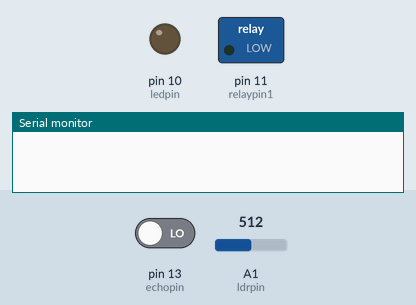
Recording of a sketch running on a simulated Arduino Uno, built with avr-gcc and run on an emulated ATmega328P. Parts: switched loads named in the sketch (green lamp = pin HIGH), output pins drawn as LEDs (lit = HIGH), the last lines printed to the serial monitor. The inputs (shaded band) are chosen by the test bench; at power-on: pin 13 (echopin) LOW, A1 (ldrpin) = 512. Pins used as bus, display or sensor lines are not drawn.

Above: at 0.1 s.
At 1.1 s:
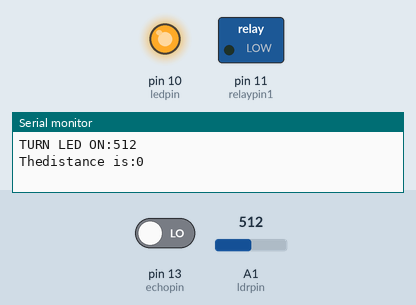
Timing chart, 0 to 2.6 s (numbered marks = the images above):
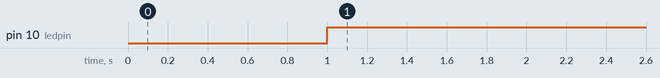

The sketch:

take_4.ino
```cpp
//kariithi_wanjiku
//**The non-contact switch take 3 using the relay module**//
//constants
const int trigpin=12;//define the input pin of trig 10
const int echopin=13;//define input of echo 11
const int ledpin=10;//define the led input pin 12
const int ldrpin=A1;//define ldr input pin A0
const int relaypin1=11;//define realay input pin 9
const int maximum_distance=3;//set the threshold distance of the ultrasonic sensor to turn led on or off

//variables
long duration;
int distance;

void setup()
{
  Serial.begin(9600);//initialise the serial port
  pinMode(relaypin1,OUTPUT);//set pin to output mode
  pinMode(trigpin,OUTPUT);//set pin to output mode
  pinMode(echopin,INPUT);//set pin to input mode
  pinMode(ledpin,OUTPUT);//set pin to output mode
  pinMode(ldrpin,INPUT);//set pin to input mode
}

void loop() {
  digitalWrite(trigpin,LOW);
  delayMicroseconds(2); //generate 2 microseconds pulse to trigpin
  digitalWrite(trigpin,HIGH);
  delayMicroseconds(10);


  //measure duration of pulse from ECHO pin
  duration = pulseIn(echopin,HIGH);
  //calculatin the distance in cm
  //distance=speed*duration per cycle
  //speed=340m/s=0.034cm/ms
  distance = (0.017 *duration);//per cycle
  int ldrstatus = analogRead(ldrpin);//read status of the ldr

  //loop


  if(ldrstatus<15)
      {
       digitalWrite(relaypin1,LOW);
       digitalWrite(ledpin,HIGH);
       Serial.print("TURN LED ON:");//print value to serial monitor
       Serial.println(ldrstatus);
       Serial.print("Thedistance is:");//print value to serial monitor
       Serial.println(distance);
       delay(2000);
      }

       else if((ldrstatus<15) || (distance<maximum_distance))
        {
           digitalWrite(relaypin1,LOW);
           digitalWrite(ledpin,HIGH);
           Serial.print("TURN LED ON:");//print value to serial monitor
           Serial.println(ldrstatus);
           Serial.print("Thedistance is:");//print value to serial monitor
           Serial.println(distance);
         delay(3000);
        }

          else {
            digitalWrite(relaypin1,HIGH);
            digitalWrite(ledpin,LOW);
            Serial.print("TURN LED OFF:");
            Serial.println(ldrstatus);
            Serial.print("Thedistance is:");//print value to serial monitor
            Serial.println(distance);
        }
        delay(500);
 }
```

Measured:
- by itself, pin 10 (ledpin): LOW → HIGH at 1.0 s
